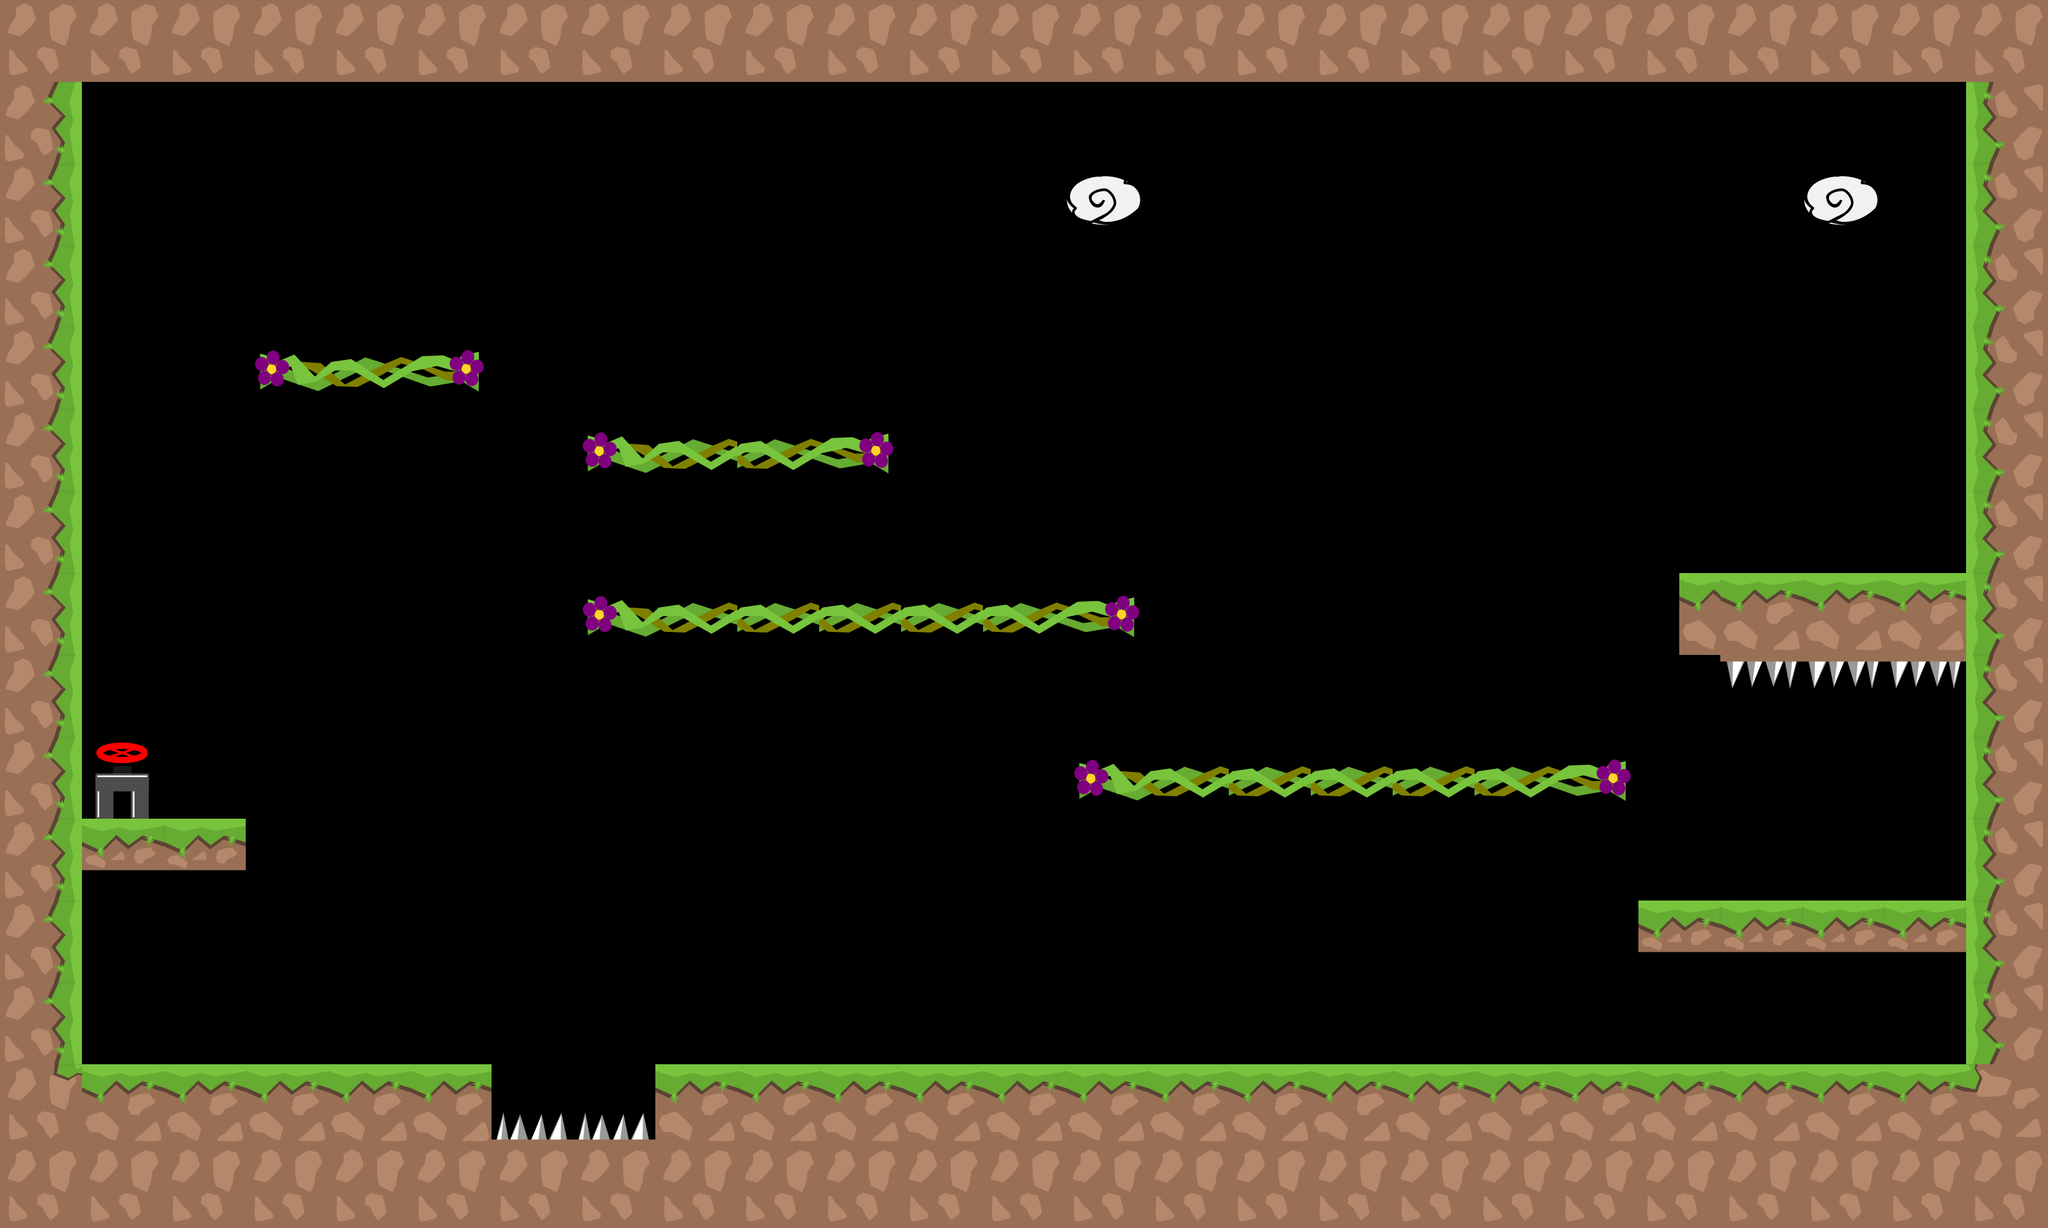

This game map was drawn from its Tiled (.tmx) file and the tilesets committed beside it. A one-line description and the trimmed map source follow:
An orthogonal 25x15 tile map with 128x128 px tiles, 1 tile layer (graphics) and 27 objects.

<map version="1.0" tiledversion="1.1.1" orientation="orthogonal" renderorder="right-down" width="25" height="15" tilewidth="128" tileheight="128" infinite="0" nextobjectid="46">
 <tileset firstgid="1" source="tiles_128x128.tsx" />
 <layer name="graphics" width="25" height="15">
  <data>[375 cells, 136 non-empty, 15 distinct tile ids]</data>
 </layer>
 <objectgroup name="blocks">
  <object id="1" x="1024" y="1665.33" width="2180" height="246.667" />
  <object id="2" x="3072" y="4" width="112" height="1696" />
  <object id="3" x="64" y="52" width="64" height="1684" />
  <object id="4" x="8" y="4" width="3172" height="120" />
  <object id="7" x="69.7197" y="1280.2" width="314.057" height="78.667" />
  <object id="14" x="2560" y="1408" width="528" height="80.667" />
  <object id="31" x="0" y="1664" width="768" height="246.667" />
  <object id="33" x="2628" y="895.33" width="456.667" height="128.667" />
 </objectgroup>
 <objectgroup name="passBlock">
  <object id="39" x="1690.33" y="1197.24" width="839" height="48" />
  <object id="41" x="408.5" y="557.833" width="334" height="46" />
  <object id="42" x="924.75" y="687.583" width="457.5" height="46" />
  <object id="43" x="924.083" y="942.833" width="841.667" height="46" />
 </objectgroup>
 <objectgroup name="damage">
  <object id="32" x="776" y="1737" width="241" height="44" />
  <object id="40" x="2693.21" y="1028" width="372.121" height="52" />
 </objectgroup>
 <objectgroup name="flowers">
  <object id="24" x="1053.51" y="807.879" width="69.697" height="69.697">
   <ellipse />
  </object>
  <object id="26" x="1583.52" y="799.212" width="69.697" height="69.697">
   <ellipse />
  </object>
  <object id="27" x="1805.52" y="1067.94" width="69.697" height="69.697">
   <ellipse />
  </object>
  <object id="28" x="2595.52" y="1295.88" width="69.697" height="69.697">
   <ellipse />
  </object>
  <object id="29" x="2795.52" y="1291.88" width="69.697" height="69.697">
   <ellipse />
  </object>
  <object id="30" x="2979.52" y="1291.88" width="69.697" height="69.697">
   <ellipse />
  </object>
  <object id="35" x="2252" y="1072" width="69.697" height="69.697">
   <ellipse />
  </object>
  <object id="36" x="2632.73" y="768" width="69.697" height="69.697">
   <ellipse />
  </object>
  <object id="37" x="2944" y="768" width="69.697" height="69.697">
   <ellipse />
  </object>
  <object id="38" x="2127.15" y="627.758" width="69.697" height="69.697">
   <ellipse />
  </object>
  <object id="44" x="1108.18" y="539.879" width="69.697" height="69.697">
   <ellipse />
  </object>
  <object id="45" x="554.182" y="408.546" width="69.697" height="69.697">
   <ellipse />
  </object>
 </objectgroup>
 <objectgroup name="end">
  <object id="16" x="177.75" y="1167.55" width="76.9091" height="76.9091">
   <ellipse />
  </object>
 </objectgroup>
</map>
